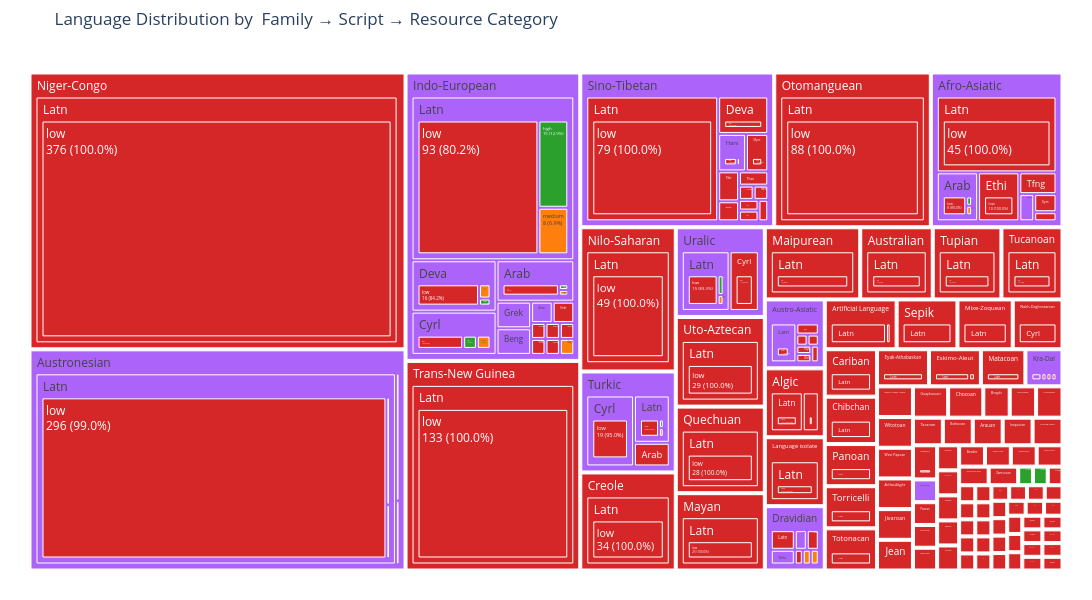
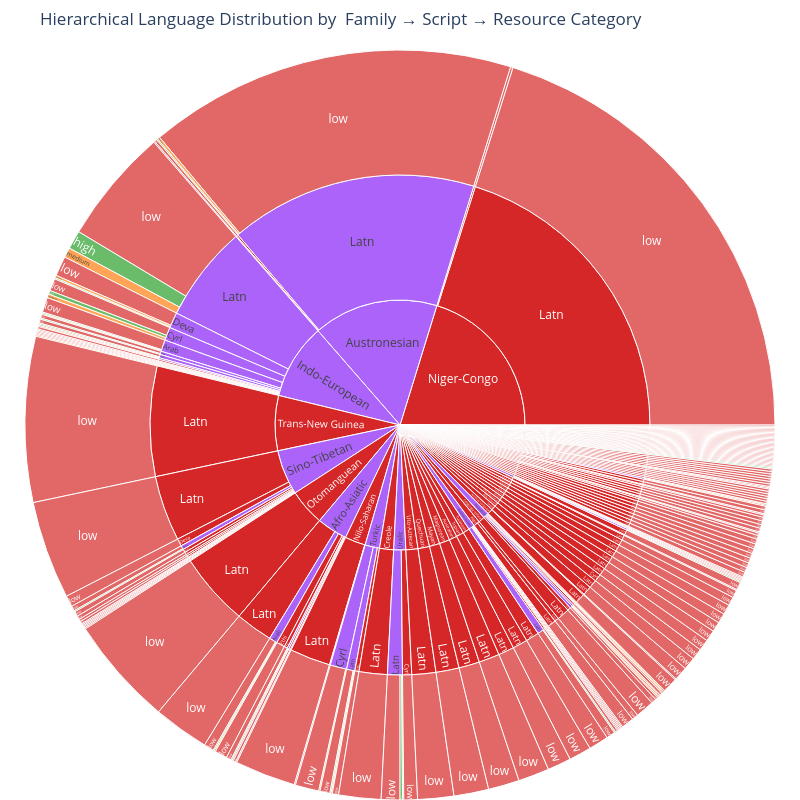

Write notebook code for charts like these, in order.
### Markdown cell above
### Interactive Visualizations

### Code cell
# Show representation of resource_category, script and family through a single visualization?
# Create a hierarchical visualization using treemap
import plotly.express as px

# Prepare aggregated data for visualization
agg_data = fw2_lang_doc_distr_df.groupby(['family', 'script', 'resource_category']).size().reset_index(name='count')

# Create treemap visualization
fig = px.treemap(
    agg_data,
    path=['family', 'script', 'resource_category'],
    values='count',
    color='resource_category',
    color_discrete_map={
        'high': '#2ca02c',      # Green
        'medium': '#ff7f0e',    # Orange
        'low': '#d62728'        # Red
    },
    title='Language Distribution by  Family → Script → Resource Category',
    width=1400,
    height=600
)

# Update layout for better readability
fig.update_traces(
    textinfo='label+percent parent',
    texttemplate='%{label}<br>%{value} (%{percentParent:.1%})'
)
fig.update_layout(
    margin=dict(t=50, l=25, r=25, b=25)
)

# Show the plot
fig.show()

# Alternative: Create a sunburst plot for radial visualization
fig_sunburst = px.sunburst(
    agg_data,
    path=['family', 'script', 'resource_category'],
    values='count',
    color='resource_category',
    color_discrete_map={
        'high': '#2ca02c',
        'medium': '#ff7f0e',
        'low': '#d62728'
    },
    title='Hierarchical Language Distribution by  Family → Script → Resource Category',
    width=800,
    height=800
)

fig_sunburst.update_layout(margin=dict(t=50, l=0, r=0, b=0))
fig_sunburst.show()

### Figure 1 — Plotly figure (JSON) as saved in the notebook; plotly's stock layout.template omitted (floating-point values rounded to 4 significant figures; data arrays with more than 128 entries replaced by an {"elided": "..."} marker saying what was removed)
{"data": [{"branchvalues": "total", "customdata": {"elided": "449x1 str values"}, "domain": {"x": [0, 1], "y": [0, 1]}, "hovertemplate": "labels=%{label}<br>count=%{value}<br>parent=%{parent}<br>id=%{id}<br>resource_category=%{customdata[0]}<extra></extra>", "ids": {"elided": "449 str values"}, "labels": {"elided": "449 str values"}, "marker": {"colors": {"elided": "449 str values"}}, "name": "", "parents": {"elided": "449 str values"}, "textinfo": "label+percent parent", "texttemplate": "%{label}<br>%{value} (%{percentParent:.1%})", "type": "treemap", "values": {"elided": "449 float values"}}], "layout": {"height": 600, "legend": {"tracegroupgap": 0}, "margin": {"b": 25, "l": 25, "r": 25, "t": 50}, "title": {"text": "Language Distribution by  Family → Script → Resource Category"}, "width": 1400}}

### Figure 2 — Plotly figure (JSON) as saved in the notebook; plotly's stock layout.template omitted (floating-point values rounded to 4 significant figures; data arrays with more than 128 entries replaced by an {"elided": "..."} marker saying what was removed)
{"data": [{"branchvalues": "total", "customdata": {"elided": "449x1 str values"}, "domain": {"x": [0, 1], "y": [0, 1]}, "hovertemplate": "labels=%{label}<br>count=%{value}<br>parent=%{parent}<br>id=%{id}<br>resource_category=%{customdata[0]}<extra></extra>", "ids": {"elided": "449 str values"}, "labels": {"elided": "449 str values"}, "marker": {"colors": {"elided": "449 str values"}}, "name": "", "parents": {"elided": "449 str values"}, "type": "sunburst", "values": {"elided": "449 float values"}}], "layout": {"height": 800, "legend": {"tracegroupgap": 0}, "margin": {"b": 0, "l": 0, "r": 0, "t": 50}, "title": {"text": "Hierarchical Language Distribution by  Family → Script → Resource Category"}, "width": 800}}
